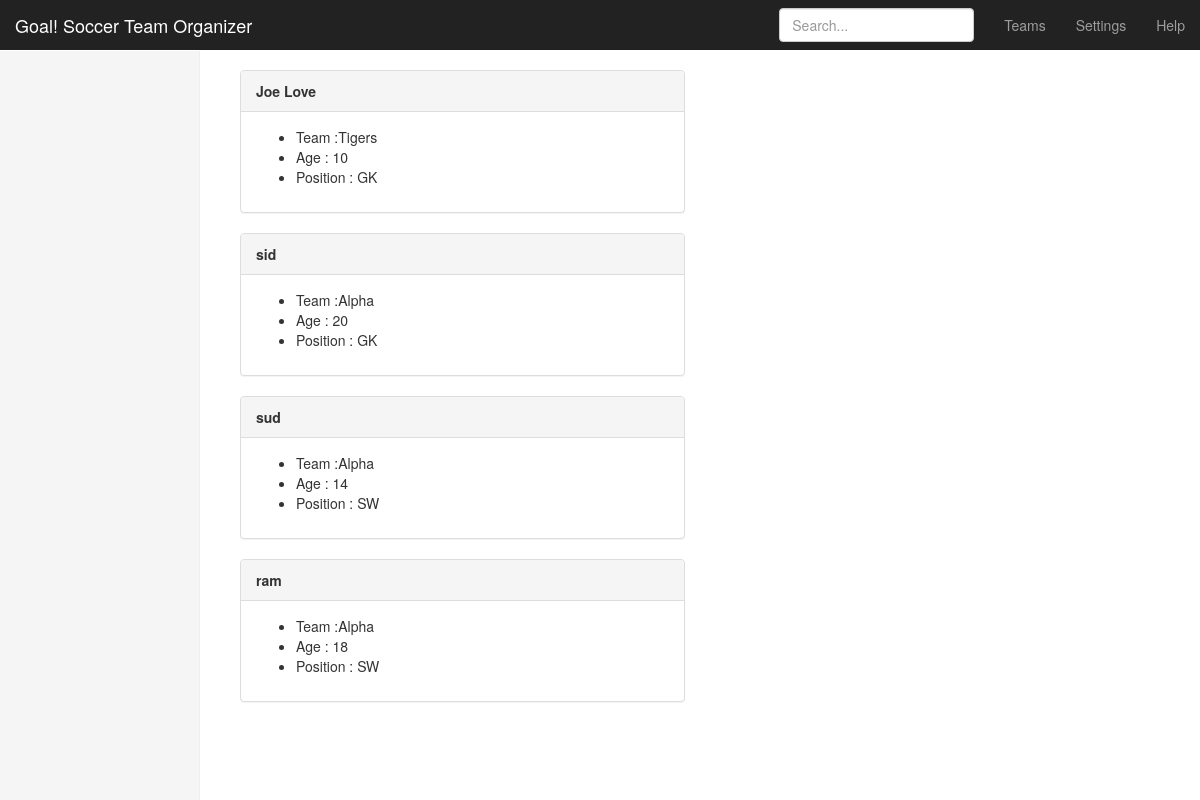
Page /teams/player/ on the earlier database version.
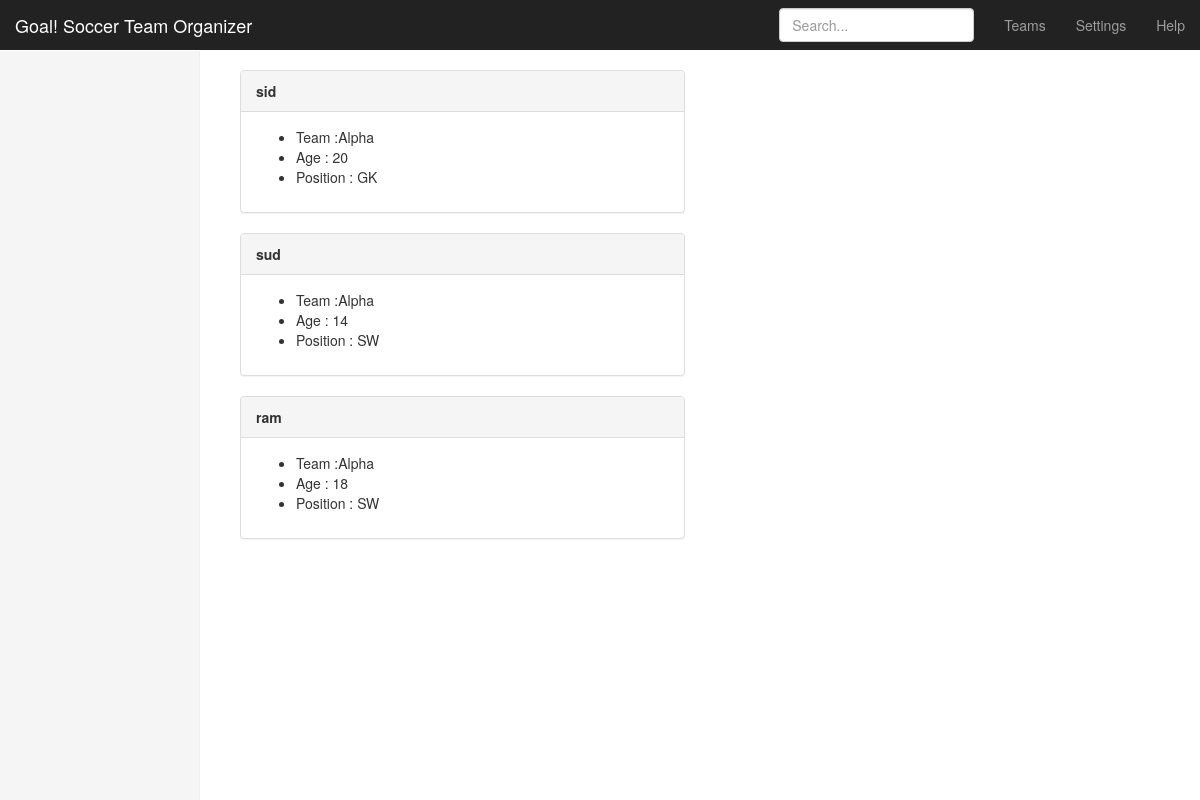
Same page on the later database version.
### teams/models.py (models this page shows, shortened)
class Player(models.Model):
    name = models.CharField(max_length=255)
    age = models.PositiveIntegerField()
    position = models.CharField(choices=POSITIONS, max_length=3)
    team = models.ForeignKey(Team, related_name='players')

class Team(models.Model):
    name = models.CharField(max_length=255)
    coach = models.ForeignKey(User, related_name='teams')
    practice_location = models.CharField(max_length=255)
    def __str__(self):
        return self.name

### teams/views.py (the view)
class PlayerListView(ListView):
    model = models.Player

### teams/templates/teams/player_list.html
{% extends '_layout.html' %}
{% block body_content %}
    <div class="row">
        <div class="col-md-6">
            {% for player in object_list %}
                <div class="panel panel-default">
                    <div class="panel-heading"><b>{{ player.name }}</b></div>
                    <div class="panel-body">
                        <ul>
                            <li>Team :{{ player.team }}</li>
                            <li>Age : {{ player.age }}</li>
                            <li>Position : {{ player.position }}</li>
                        </ul>
                    </div>
                </div>
            {% endfor %}
        </div>
    </div>
{% endblock body_content %}

### templates/_layout.html (shortened to what this page needs)
<!DOCTYPE html>
<html lang="en">
    <head>
        {% load static from staticfiles %}
        <link rel="stylesheet" href="https://maxcdn.bootstrapcdn.com/bootstrap/3.3.6/css/bootstrap.min.css">
        <link rel="stylesheet" href="{% static 'css/goal.css' %}">
    </head>
    <body>
        <nav class="navbar navbar-inverse navbar-fixed-top">
            <div class="container-fluid">
                <div class="navbar-header">
                    <a class="navbar-brand" href="#">Goal! Soccer Team Organizer</a>
                </div>
                <div id="navbar" class="navbar-collapse collapse">
                    <ul class="nav navbar-nav navbar-right">
						<li><a href="{% url 'teams:list' %}">Teams</a></li>
                        <li><a href="#">Settings</a></li>
                        <li><a href="#">Help</a></li>
                    </ul>
                    <form class="navbar-form navbar-right">
                        <input type="text" class="form-control" placeholder="Search...">
                    </form>
                </div>
            </div>
        </nav>
        <div class="container-fluid">
            <div class="row">
				{% block sidebar %}
                <div class="col-sm-3 col-md-2 sidebar">
                </div>
				{% endblock %}
                <div class="col-sm-9 col-sm-offset-3 col-md-10 col-md-offset-2 main">
                    {% block body_content %}{% endblock %}
                </div>
            </div>
        </div>
    </body>
</html>

### assets/css/goal.css (style rules this page uses)
body { padding-top: 50px; }
.navbar-fixed-top { border: 0; }
.sidebar { display: none; }
@media (min-width: 768px) { .sidebar { position: fixed; top: 51px; bottom: 0; left: 0; z-index: 1000; display: block; padding: 20px; overflow-x: hidden; overflow-y: auto; background-color: #f5f5f5; border-right: 1px solid #eee; } }
.main { padding: 20px; }
@media (min-width: 768px) { .main { padding-right: 40px; padding-left: 40px; } }

Differences in the rows shown:
removed Player: name "Joe Love", team "Tigers", age "10", position "GK"
